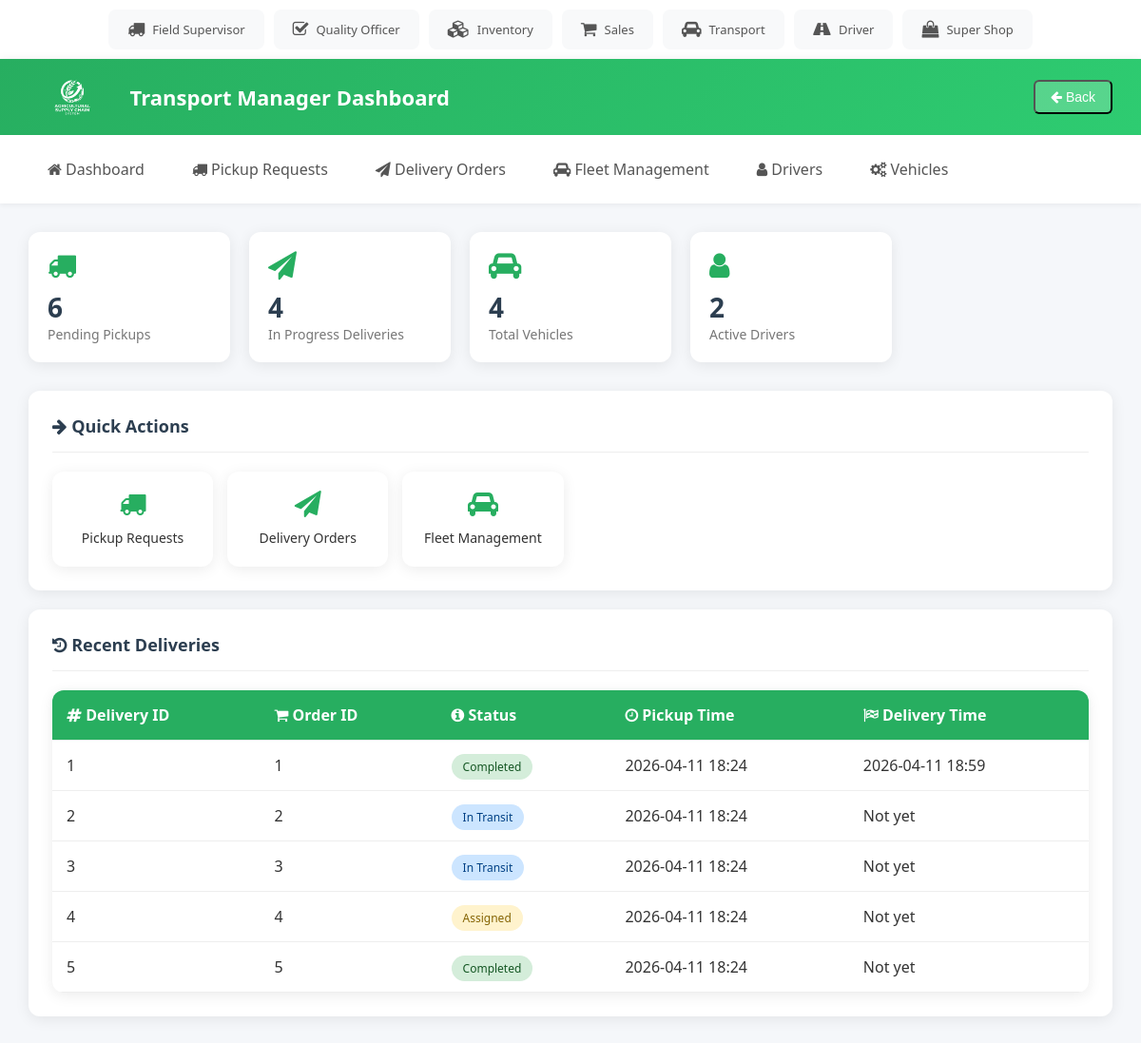
The page /transport_manager/dashboard.php on the database its author committed.
### tables this page shows
CREATE TABLE `Deliveries` (
  `delivery_id` int(11) NOT NULL,
  `order_id` int(11) DEFAULT NULL,
  `driver_id` int(11) DEFAULT NULL,
  `transport_manager_id` int(11) DEFAULT NULL,
  `vehicle_id` int(11) DEFAULT NULL,
  `status` enum('Assigned','In Transit','Completed') DEFAULT 'Assigned',
  `pickup_time` datetime DEFAULT NULL,
  `delivery_time` datetime DEFAULT NULL
);

CREATE TABLE `Orders` (
  `order_id` int(11) NOT NULL,
  `customer_id` int(11) DEFAULT NULL,
  `sales_manager_id` int(11) DEFAULT NULL,
  `order_date` timestamp NOT NULL DEFAULT current_timestamp(),
  `status` enum('Pending','Verified','Processing','Shipped','Delivered') DEFAULT 'Pending',
  `total_amount` decimal(12,2) DEFAULT NULL
);

### transport_manager/dashboard.php (the view, shortened to what this page needs)
<?php
include "../db.php";
$total_pickups = 0;
$total_deliveries = 0;
$total_vehicles = 0;
$total_drivers = 0;
$pickup_result = $conn->query("SELECT COUNT(*) AS total FROM Orders WHERE status IN ('Pending', 'Processing')");
if ($pickup_result) {
    $total_pickups = $pickup_result->fetch_assoc()['total'];
}
$delivery_result = $conn->query("SELECT COUNT(*) AS total FROM Deliveries WHERE status IN ('Assigned', 'In Transit')");
if ($delivery_result) {
    $total_deliveries = $delivery_result->fetch_assoc()['total'];
}
$vehicle_result = $conn->query("SELECT COUNT(*) AS total FROM Vehicles");
if ($vehicle_result) {
    $total_vehicles = $vehicle_result->fetch_assoc()['total'];
}
$driver_result = $conn->query("SELECT COUNT(*) AS total FROM Users WHERE role = 'Driver'");
if ($driver_result) {
    $total_drivers = $driver_result->fetch_assoc()['total'];
}
$recent_sql = "SELECT d.delivery_id, o.order_id, d.status, d.pickup_time, d.delivery_time FROM Deliveries d LEFT JOIN Orders o ON d.order_id=o.order_id ORDER BY d.pickup_time DESC LIMIT 5";
$recent_result = $conn->query($recent_sql);
?>
<!DOCTYPE html>
<html lang="en">
  <head>
    <link rel="stylesheet" href="../style.css" />
    <link
      rel="stylesheet"
      href="https://cdnjs.cloudflare.com/ajax/libs/font-awesome/4.7.0/css/font-awesome.min.css"
    />
  </head>
  <body>
    <main>
      <div class="stats-grid">
        <div class="stat-card">
          <i class="fa fa-truck"></i>
          <div class="value"><?php echo $total_pickups; ?></div>
          <div class="label">Pending Pickups</div>
        </div>
        <div class="stat-card">
          <i class="fa fa-send"></i>
          <div class="value"><?php echo $total_deliveries; ?></div>
          <div class="label">In Progress Deliveries</div>
        </div>
        <div class="stat-card">
          <i class="fa fa-car"></i>
          <div class="value"><?php echo $total_vehicles; ?></div>
          <div class="label">Total Vehicles</div>
        </div>
        <div class="stat-card">
          <i class="fa fa-user"></i>
          <div class="value"><?php echo $total_drivers; ?></div>
          <div class="label">Active Drivers</div>
        </div>
      </div>
      <div class="card">
        <div class="card-header">
          <span class="card-title"><i class="fa fa-arrow-right"></i> Quick Actions</span>
        </div>
        <div class="quick-actions">
          <a href="pickup_requests.php" class="action-btn">
            <i class="fa fa-truck"></i>
            <span>Pickup Requests</span>
          </a>
          <a href="delivery_orders.php" class="action-btn">
            <i class="fa fa-send"></i>
            <span>Delivery Orders</span>
          </a>
          <a href="fleet_management.php" class="action-btn">
            <i class="fa fa-car"></i>
            <span>Fleet Management</span>
          </a>
        </div>
      </div>
      <div class="card">
        <div class="card-header">
          <span class="card-title"><i class="fa fa-history"></i> Recent Deliveries</span>
        </div>
        <table>
          <tr>
            <th><i class="fa fa-hashtag"></i> Delivery ID</th>
            <th><i class="fa fa-shopping-cart"></i> Order ID</th>
            <th><i class="fa fa-info-circle"></i> Status</th>
            <th><i class="fa fa-clock-o"></i> Pickup Time</th>
            <th><i class="fa fa-flag-checkered"></i> Delivery Time</th>
          </tr>
          <?php if ($recent_result && $recent_result->num_rows > 0) {
            while ($row = $recent_result->fetch_assoc()) {
              $status = $row['status'];
              $status_class = ($status == 'Completed') ? 'completed' : (($status == 'In Transit') ? 'in-transit' : 'pending');
          ?>
          <tr>
            <td><?php echo $row['delivery_id']; ?></td>
            <td><?php echo $row['order_id'] ?? 'N/A'; ?></td>
            <td><span class="status <?php echo $status_class; ?>"><?php echo $status; ?></span></td>
            <td><?php echo $row['pickup_time'] ? date('Y-m-d H:i', strtotime($row['pickup_time'])) : 'Pending'; ?></td>
            <td><?php echo $row['delivery_time'] ? date('Y-m-d H:i', strtotime($row['delivery_time'])) : 'Not yet'; ?></td>
          </tr>
          <?php }
          } else {
            echo '<tr><td colspan="5" style="text-align:center; padding:20px;">No deliveries found.</td></tr>';
          } ?>
        </table>
      </div>
    </main>
  </body>
</html>
  </body>
</html>

### style.css (style rules this page uses)
* { box-sizing: border-box; }
body { margin: 0; font-family: 'Segoe UI', Tahoma, Geneva, Verdana, sans-serif; background: #f5f7fa; color: #333; }
.topbar { background: white; padding: 10px 20px; display: flex; justify-content: center; box-shadow: 0 2px 10px rgba(0,0,0,0.08); overflow-x: auto; }
.topbar-users { display: flex; gap: 10px; flex-wrap: nowrap; }
.topbar-user { display: flex; align-items: center; gap: 8px; padding: 10px 18px; background: #f8f9fa; border-radius: 8px; text-decoration: none; color: #555; font-size: 13px; font-weight: 500; white-space: nowrap; transition: all 0.3s; border: 2px solid transparent; }
.topbar-user i { font-size: 18px; }
header { background: linear-gradient(135deg, #27ae60, #2ecc71); color: white; padding: 15px 30px; display: flex; align-items: center; justify-content: space-between; box-shadow: 0 2px 10px rgba(0,0,0,0.1); }
header .header-left { display: flex; align-items: center; gap: 15px; }
header .logo { height: 50px; border-radius: 8px; }
header .title { font-size: 22px; font-weight: 600; }
header .back-btn { background: rgba(255,255,255,0.2); color: white; padding: 8px 16px; border-radius: 6px; text-decoration: none; font-size: 14px; transition: background 0.3s; }
nav { background: white; display: flex; gap: 10px; padding: 15px 30px; box-shadow: 0 2px 5px rgba(0,0,0,0.05); }
nav a { color: #555; padding: 10px 20px; text-decoration: none; font-weight: 500; border-radius: 6px; transition: all 0.3s ease; }
main { padding: 30px; }
.card { background: white; border-radius: 12px; padding: 25px; box-shadow: 0 3px 15px rgba(0,0,0,0.08); margin-bottom: 20px; }
.card-header { display: flex; justify-content: space-between; align-items: center; margin-bottom: 20px; padding-bottom: 15px; border-bottom: 1px solid #eee; }
.card-title { font-size: 18px; font-weight: 600; color: #2c3e50; }
table { width: 100%; border-collapse: collapse; background: white; border-radius: 12px; overflow: hidden; box-shadow: 0 3px 15px rgba(0,0,0,0.08); }
th, td { padding: 15px; text-align: left; border-bottom: 1px solid #eee; }
th { background: #27ae60; color: white; font-weight: 600; }
.status { padding: 5px 12px; border-radius: 20px; font-size: 12px; font-weight: 500; }
.status.pending { background: #fff3cd; color: #856404; }
.status.completed { background: #d4edda; color: #155724; }
.status.in-transit { background: #cce5ff; color: #004085; }
.stats-grid { display: grid; grid-template-columns: repeat(auto-fill, minmax(200px, 1fr)); gap: 20px; margin-bottom: 30px; }
.stat-card { background: white; padding: 20px; border-radius: 12px; box-shadow: 0 3px 15px rgba(0,0,0,0.08); }
.stat-card i { font-size: 30px; color: #27ae60; margin-bottom: 10px; }
.stat-card .value { font-size: 28px; font-weight: 700; color: #2c3e50; }
.stat-card .label { font-size: 14px; color: #777; }
.quick-actions { display: grid; grid-template-columns: repeat(auto-fill, minmax(150px, 1fr)); gap: 15px; }
.action-btn { background: white; padding: 20px; border-radius: 12px; text-align: center; text-decoration: none; color: #333; box-shadow: 0 3px 15px rgba(0,0,0,0.08); transition: all 0.3s; }
.action-btn i { font-size: 28px; color: #27ae60; margin-bottom: 10px; display: block; }
.action-btn span { font-size: 14px; font-weight: 500; }

### rows shown on the page
deliveries: delivery_id "1", order.order_id "1", status "Completed", pickup_time "2026-04-11 18:24", delivery_time "2026-04-11 18:59"
deliveries: delivery_id "2", order.order_id "2", status "In Transit", pickup_time "2026-04-11 18:24", shows "Not yet"
deliveries: delivery_id "3", order.order_id "3", status "In Transit", pickup_time "2026-04-11 18:24", shows "Not yet"
deliveries: delivery_id "4", order.order_id "4", status "Assigned", pickup_time "2026-04-11 18:24", shows "Not yet"
deliveries: delivery_id "5", order.order_id "5", status "Completed", pickup_time "2026-04-11 18:24", shows "Not yet"

### other values the page prints
$total_pickups "6"
$total_deliveries "4"
$total_vehicles "4"
$total_drivers "2"
